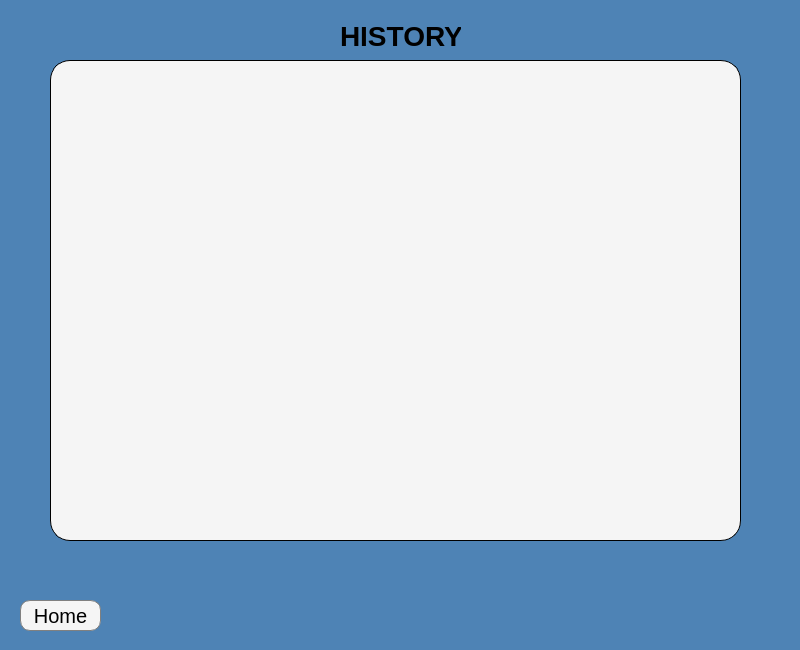
<?xml version="1.0" encoding="UTF-8"?>
<ui version="4.0">
 <class>History</class>
 <widget class="QWidget" name="History">
  <property name="geometry">
   <rect>
    <x>0</x>
    <y>0</y>
    <width>800</width>
    <height>650</height>
   </rect>
  </property>
  <property name="windowTitle">
   <string>Form</string>
  </property>
  <widget class="QStackedWidget" name="stackedWidget">
   <property name="geometry">
    <rect>
     <x>0</x>
     <y>0</y>
     <width>800</width>
     <height>650</height>
    </rect>
   </property>
   <property name="styleSheet">
    <string notr="true">background: rgb(78, 131, 181);</string>
   </property>
   <widget class="QWidget" name="page">
    <widget class="QTableView" name="tableView">
     <property name="geometry">
      <rect>
       <x>50</x>
       <y>60</y>
       <width>691</width>
       <height>481</height>
      </rect>
     </property>
     <property name="styleSheet">
      <string notr="true">border: 1px solid black;
border-radius: 20px;
background: #f5f5f5;</string>
     </property>
    </widget>
    <widget class="QLabel" name="label">
     <property name="geometry">
      <rect>
       <x>340</x>
       <y>20</y>
       <width>121</width>
       <height>31</height>
      </rect>
     </property>
     <property name="styleSheet">
      <string notr="true">font-size: 28px;
font-weight: bold;</string>
     </property>
     <property name="text">
      <string>HISTORY</string>
     </property>
    </widget>
    <widget class="QPushButton" name="pushButton">
     <property name="geometry">
      <rect>
       <x>20</x>
       <y>600</y>
       <width>81</width>
       <height>31</height>
      </rect>
     </property>
     <property name="cursor">
      <cursorShape>PointingHandCursor</cursorShape>
     </property>
     <property name="styleSheet">
      <string notr="true">font-size: 20px;
color: black;
background: #f5f5f5;
border: 1px solid grey;
border-radius: 10px;
</string>
     </property>
     <property name="text">
      <string>Home</string>
     </property>
    </widget>
   </widget>
   <widget class="QWidget" name="page_2"/>
  </widget>
 </widget>
 <resources/>
 <connections/>
</ui>
